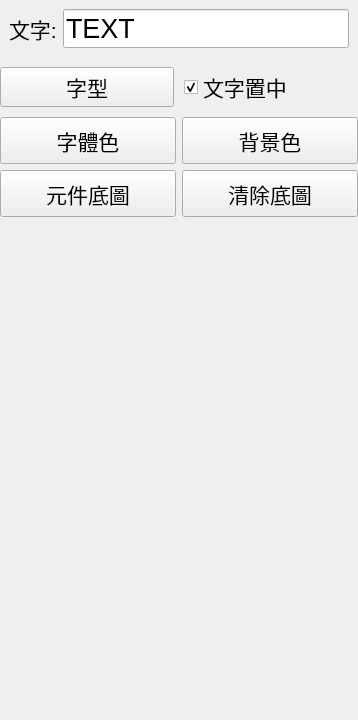
<?xml version="1.0" encoding="UTF-8"?>
<ui version="4.0">
 <class>EditLabel</class>
 <widget class="QWidget" name="EditLabel">
  <property name="geometry">
   <rect>
    <x>0</x>
    <y>0</y>
    <width>358</width>
    <height>720</height>
   </rect>
  </property>
  <property name="windowTitle">
   <string>Form</string>
  </property>
  <layout class="QGridLayout" name="gridLayout">
   <property name="leftMargin">
    <number>0</number>
   </property>
   <property name="topMargin">
    <number>0</number>
   </property>
   <property name="rightMargin">
    <number>0</number>
   </property>
   <property name="bottomMargin">
    <number>0</number>
   </property>
   <item row="0" column="0">
    <widget class="QWidget" name="widget_6" native="true">
     <property name="font">
      <font>
       <pointsize>16</pointsize>
      </font>
     </property>
     <layout class="QGridLayout" name="gridLayout_5">
      <property name="leftMargin">
       <number>0</number>
      </property>
      <property name="topMargin">
       <number>0</number>
      </property>
      <property name="rightMargin">
       <number>0</number>
      </property>
      <property name="bottomMargin">
       <number>0</number>
      </property>
      <property name="spacing">
       <number>10</number>
      </property>
      <item row="2" column="0" colspan="2">
       <widget class="QPushButton" name="btnSelectFont">
        <property name="font">
         <font>
          <pointsize>16</pointsize>
          <weight>50</weight>
          <italic>false</italic>
          <bold>false</bold>
         </font>
        </property>
        <property name="text">
         <string>字型</string>
        </property>
       </widget>
      </item>
      <item row="3" column="0" colspan="4">
       <widget class="QWidget" name="widget_10" native="true">
        <property name="minimumSize">
         <size>
          <width>100</width>
          <height>100</height>
         </size>
        </property>
        <layout class="QGridLayout" name="gridLayout_4">
         <property name="leftMargin">
          <number>0</number>
         </property>
         <property name="topMargin">
          <number>0</number>
         </property>
         <property name="rightMargin">
          <number>0</number>
         </property>
         <property name="bottomMargin">
          <number>0</number>
         </property>
         <item row="0" column="1">
          <widget class="QPushButton" name="btnBgColor">
           <property name="sizePolicy">
            <sizepolicy hsizetype="Preferred" vsizetype="Preferred">
             <horstretch>0</horstretch>
             <verstretch>0</verstretch>
            </sizepolicy>
           </property>
           <property name="minimumSize">
            <size>
             <width>96</width>
             <height>42</height>
            </size>
           </property>
           <property name="maximumSize">
            <size>
             <width>16777215</width>
             <height>16777215</height>
            </size>
           </property>
           <property name="font">
            <font>
             <pointsize>16</pointsize>
             <weight>50</weight>
             <italic>false</italic>
             <bold>false</bold>
            </font>
           </property>
           <property name="text">
            <string>背景色</string>
           </property>
          </widget>
         </item>
         <item row="1" column="1">
          <widget class="QPushButton" name="btnClearBg">
           <property name="sizePolicy">
            <sizepolicy hsizetype="Preferred" vsizetype="Preferred">
             <horstretch>0</horstretch>
             <verstretch>0</verstretch>
            </sizepolicy>
           </property>
           <property name="minimumSize">
            <size>
             <width>96</width>
             <height>42</height>
            </size>
           </property>
           <property name="font">
            <font>
             <pointsize>16</pointsize>
             <weight>50</weight>
             <italic>false</italic>
             <bold>false</bold>
            </font>
           </property>
           <property name="text">
            <string>清除底圖</string>
           </property>
          </widget>
         </item>
         <item row="1" column="0">
          <widget class="QPushButton" name="btnBgImage">
           <property name="sizePolicy">
            <sizepolicy hsizetype="Preferred" vsizetype="Preferred">
             <horstretch>0</horstretch>
             <verstretch>0</verstretch>
            </sizepolicy>
           </property>
           <property name="minimumSize">
            <size>
             <width>96</width>
             <height>42</height>
            </size>
           </property>
           <property name="font">
            <font>
             <pointsize>16</pointsize>
             <weight>50</weight>
             <italic>false</italic>
             <bold>false</bold>
            </font>
           </property>
           <property name="focusPolicy">
            <enum>Qt::NoFocus</enum>
           </property>
           <property name="text">
            <string>元件底圖</string>
           </property>
          </widget>
         </item>
         <item row="0" column="0">
          <widget class="QPushButton" name="btnTxtColor">
           <property name="sizePolicy">
            <sizepolicy hsizetype="Preferred" vsizetype="Preferred">
             <horstretch>0</horstretch>
             <verstretch>0</verstretch>
            </sizepolicy>
           </property>
           <property name="minimumSize">
            <size>
             <width>96</width>
             <height>42</height>
            </size>
           </property>
           <property name="maximumSize">
            <size>
             <width>16777215</width>
             <height>16777215</height>
            </size>
           </property>
           <property name="font">
            <font>
             <pointsize>16</pointsize>
             <weight>50</weight>
             <italic>false</italic>
             <bold>false</bold>
            </font>
           </property>
           <property name="text">
            <string>字體色</string>
           </property>
          </widget>
         </item>
        </layout>
       </widget>
      </item>
      <item row="6" column="2">
       <spacer name="verticalSpacer_3">
        <property name="orientation">
         <enum>Qt::Vertical</enum>
        </property>
        <property name="sizeHint" stdset="0">
         <size>
          <width>20</width>
          <height>40</height>
         </size>
        </property>
       </spacer>
      </item>
      <item row="0" column="0" colspan="4">
       <widget class="QWidget" name="widget_9" native="true">
        <layout class="QHBoxLayout" name="horizontalLayout_6">
         <item>
          <widget class="QLabel" name="label_5">
           <property name="sizePolicy">
            <sizepolicy hsizetype="Maximum" vsizetype="Preferred">
             <horstretch>0</horstretch>
             <verstretch>0</verstretch>
            </sizepolicy>
           </property>
           <property name="font">
            <font>
             <pointsize>16</pointsize>
            </font>
           </property>
           <property name="text">
            <string>文字:</string>
           </property>
          </widget>
         </item>
         <item>
          <widget class="QLineEdit" name="txtText">
           <property name="font">
            <font>
             <pointsize>20</pointsize>
            </font>
           </property>
           <property name="text">
            <string>TEXT</string>
           </property>
          </widget>
         </item>
        </layout>
       </widget>
      </item>
      <item row="6" column="3">
       <widget class="QLabel" name="label_18">
        <property name="text">
         <string/>
        </property>
       </widget>
      </item>
      <item row="2" column="2" colspan="2">
       <widget class="QCheckBox" name="chCent">
        <property name="font">
         <font>
          <pointsize>16</pointsize>
         </font>
        </property>
        <property name="text">
         <string>文字置中</string>
        </property>
        <property name="checked">
         <bool>true</bool>
        </property>
       </widget>
      </item>
     </layout>
    </widget>
   </item>
  </layout>
 </widget>
 <resources/>
 <connections/>
</ui>
